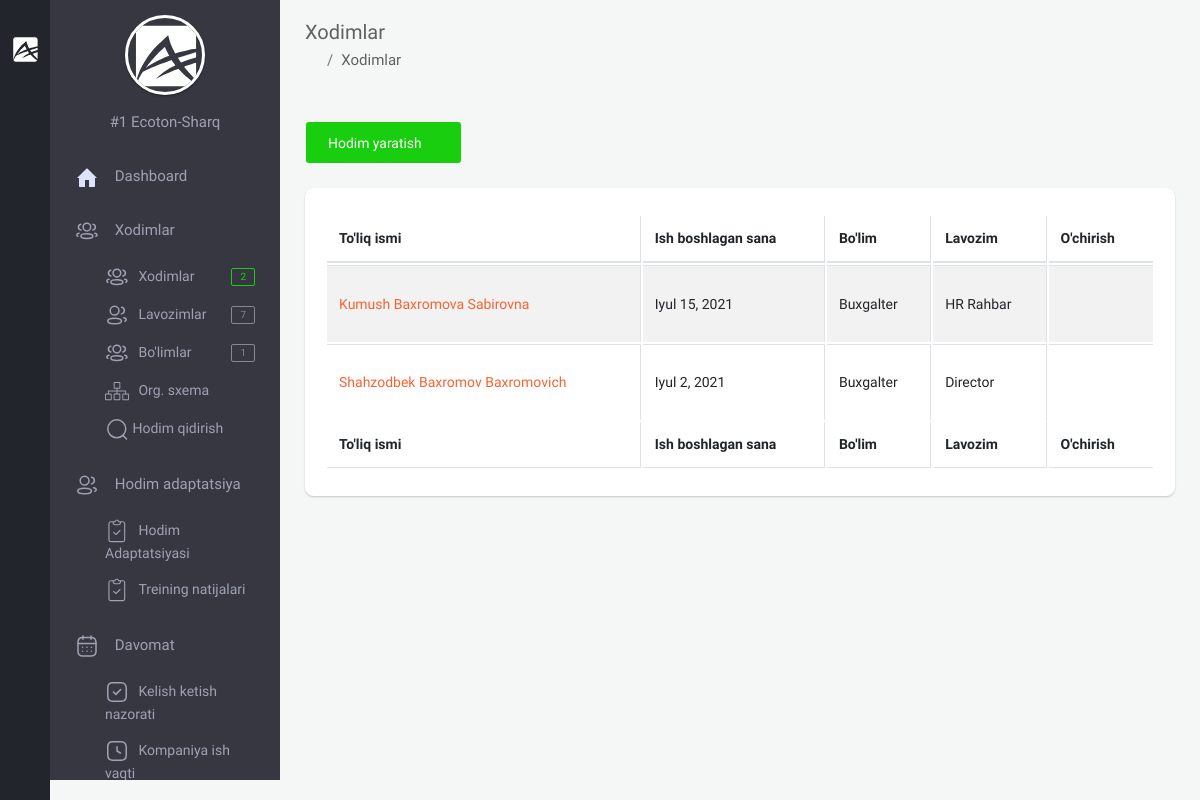
/backoffice/staff (signed in), run on an earlier commit of the app's database.
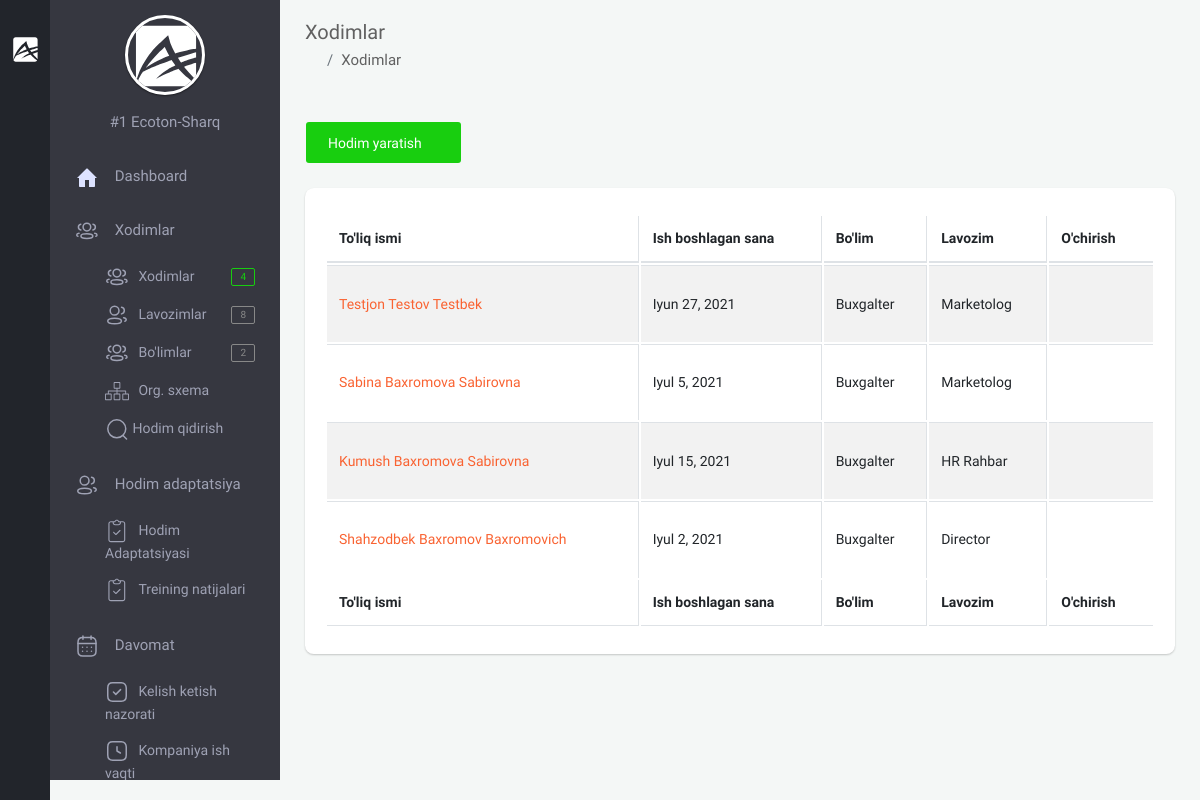
And on a later commit of the database.
### app/models.py (models this page shows, shortened)
class User(AbstractUser):
    branch = models.ForeignKey(Branch, on_delete=models.CASCADE, null=True, blank=True, verbose_name="Filial")
    company = models.ForeignKey("Company", on_delete=models.CASCADE, null=True, blank=True, verbose_name='Kompaniya')
    is_director = models.BooleanField(default=True)
    created_at = models.DateTimeField(auto_now_add=True)
    class Meta:
        verbose_name_plural = "HR"

class Company(models.Model):
    name = models.CharField(max_length=100, verbose_name="Kompaniya nomi")
    phone = models.CharField(max_length=25, null=True, blank=True, verbose_name="Kompaniya telefon raqami")
    type = models.ForeignKey(TypeCompany, on_delete=models.CASCADE, null=True, blank=True,
                             verbose_name="Kompaniya turi")
    address = models.CharField(max_length=255, null=True, blank=True, verbose_name="Kompaniya manzili")
    creator = models.CharField(max_length=255, null=True, blank=True, verbose_name="Kompaniya asoschisi")
    text = RichTextUploadingField(null=True, blank=True, verbose_name="Kompaniya haqida qisqacha ma'lumot")
    video = models.FileField(upload_to='company/video/', null=True, blank=True,
                             verbose_name="Kompaniya haqida qisqacha video")
    info = models.TextField(null=True, blank=True, verbose_name="Bot uchun qisqacha ma'lumot")
    logo = models.ImageField(upload_to='company/image/', null=True, blank=True, verbose_name="Kompaniya logotipi")
    amount_of_staff = models.IntegerField(verbose_name="Hodimlar soni", default=1)
    created_at = models.DateTimeField(auto_now_add=True)
    def __str__(self):
        return f'#{self.id}  {self.name}'
    @property
    def logo_url(self):
        if self.logo and hasattr(self.logo, 'url'):
            return self.logo.url
    class Meta:
        ordering = ['-created_at']
        verbose_name_plural = "Kompaniya ma'lumotini qo'shish"

class Staff(models.Model):
    GENDER = (
        ('male', 'Erkak'),
        ('female', 'Ayol')
    )
    company = models.ForeignKey(Company, on_delete=models.CASCADE, verbose_name="Kompaniya")
    first_name = models.CharField(null=True, blank=True, max_length=255, verbose_name="Ism")
    second_name = models.CharField(null=True, blank=True, max_length=255, verbose_name="Familiya")
    last_name = models.CharField(null=True, blank=True, max_length=255, verbose_name="Otasining ismi")
    username = models.CharField(null=True, blank=True, max_length=255, verbose_name="Username")
    birth_date = models.DateField(null=True, blank=True, verbose_name="Tug'ilgan sana")
    gender = models.CharField(choices=GENDER, max_length=10, verbose_name="Jinsi")
    password = models.CharField(null=True, blank=True, max_length=255, verbose_name="parol")
    training_url = models.UUIDField(max_length=200, unique=True, null=True, blank=True)
    tabel_number = models.PositiveIntegerField(null=True, blank=True, verbose_name="Tabel raqami")
    start_work_at = models.DateField(null=True, blank=True, verbose_name="Ish boshlagan sana")
    account_number = models.BigIntegerField(null=True, blank=True, verbose_name="Xisob raqami")
    email = models.EmailField(unique=True, verbose_name="Elektron manzil")
    mobile_phone = models.CharField(null=True, blank=True, max_length=15, verbose_name="Mobil telefon")
    home_phone = models.CharField(null=True, blank=True, max_length=15, verbose_name="Uy telefoni")
    work_phone = models.CharField(null=True, blank=True, max_length=15, verbose_name="Ish telefoni")
    address = models.CharField(null=True, blank=True, max_length=255, verbose_name="Uy manzili")
    image = models.ImageField(upload_to='company/staff/image/', null=True, blank=True, verbose_name="Xodimning rasmi")
    qr_code = models.ImageField(upload_to='company/staff/qr_code/', null=True, blank=True,
                                verbose_name="Xodimning qr code")
    department = models.ForeignKey(Department, on_delete=models.CASCADE, verbose_name="Bo'lim")
    position = models.ForeignKey(Position, on_delete=models.CASCADE, verbose_name="Lavozim")
    note = models.CharField(max_length=255, null=True, blank=True, verbose_name="Eslatma")
    created_at = models.DateTimeField(auto_now_add=True)
    class Meta:
        ordering = ['-created_at']
        verbose_name_plural = "Xodimlar"

class Department(models.Model):
    name = models.CharField(max_length=255, verbose_name="Bo'lim nomi")
    info = models.CharField(max_length=255, null=True, blank=True, verbose_name="Bo'lim haqida")
    company = models.ForeignKey(Company, on_delete=models.CASCADE, verbose_name='Kompaniya')
    created_at = models.DateTimeField(auto_now_add=True)
    def __str__(self):
        return self.name
    class Meta:
        ordering = ['-created_at']
        verbose_name_plural = "Bo'limlar"

class Position(MPTTModel):
    name = models.CharField(max_length=255, verbose_name="Lavozim nomi")
    info = models.CharField(max_length=255, null=True, blank=True, verbose_name='Lavozim haqida')
    company = models.ForeignKey(Company, on_delete=models.CASCADE, verbose_name='Kompaniya')
    parent = TreeForeignKey('self', on_delete=models.CASCADE, null=True, blank=True, related_name='children')
    created_at = models.DateTimeField(auto_now_add=True)
    def __str__(self):
        return self.name
    class MPTTMeta:
        ordering = ['-created_at']
        verbose_name_plural = "Lavozim"

### backoffice/views.py (the view)
# urls.py: path('staff', views.StaffListTemplate.as_view(), name="staff"),
class StaffListTemplate(LoginRequiredMixin, generic.ListView):
    template_name = 'backoffice/pages/staff/list.html'
    model = models.Staff
    def get_context_data(self, *, object_list=None, **kwargs):
        staff = super(StaffListTemplate, self).get_context_data(**kwargs)
        company = self.request.user.company
        staff['staffs'] = models.Staff.objects.filter(company=company).order_by('-created_at')
        return staff

### templates/backoffice/pages/staff/list.html (shortened to what this page needs)
{% extends 'backoffice/base.html' %}
{% block content %}
    <section class="content">
    <div class="container-fluid">
        <div class="block-header">
            <div class="row clearfix">
                <div class="col-lg-5 col-md-5 col-sm-12">
                    <h2>Xodimlar</h2>
                    <ul class="breadcrumb padding-0">
                        <li class="breadcrumb-item"><a href="{% url 'backoffice-main' %}"><i class="zmdi zmdi-home"></i></a></li>
                        <li class="breadcrumb-item">Xodimlar</li>
                    </ul>
                </div>
            </div>
        </div>
        <div class="row clearfix">
            <div class="col-lg-12">
                <div class="card">
                    <div class="header">
                        <a href="{% url 'staff_create' %}" class="btn btn-success">Hodim yaratish <i class="zmdi zmdi-plus"></i></a>
                    </div>
                    <div class="body">
                        <div class="table-responsive">
                            <table class="table table-bordered table-striped table-hover js-basic-example dataTable">
                                <thead>
                                   <tr>
                                        <th>To'liq ismi</th>
                                        <th>Ish boshlagan sana</th>
                                        <th>Bo'lim</th>
                                        <th>Lavozim</th>
                                        <th>O'chirish</th>
                                    </tr>
                                </thead>
                                <tfoot>
                                    <tr>
                                        <th>To'liq ismi</th>
                                        <th>Ish boshlagan sana</th>
                                        <th>Bo'lim</th>
                                        <th>Lavozim</th>
                                        <th>O'chirish</th>
                                    </tr>
                                </tfoot>
                                <tbody>
                                    {% for staff in staffs %}
                                        <tr>
                                            <td><a href="{% url 'staff-detail' staff.pk %}">{{ staff.first_name }} {{ staff.second_name }} {{ staff.last_name }}</a></td>
                                            <td>{{ staff.birth_date }}</td>
                                            <td>{{ staff.department }}</td>
                                            <td>{{ staff.position}}</td>
                                            <td>
                                                <form action="{% url 'staff_delete' pk=staff.id %}" method="POST">
                                                    <button type="submit" class="btn btn-neutral waves-effect"><i class="zmdi zmdi-delete"></i></button>
                                                </form>
                                            </td>
                                        </tr>
                                    {% endfor %}
                                </tbody>
                            </table>
                        </div>
                    </div>
                </div>
            </div>
        </div>
    </div>
</section>
{% endblock %}

### templates/backoffice/base.html (shortened to what this page needs)
{% load static %}
<!doctype html>
<html lang="en">
<head>
    {% include 'backoffice/../app/assets/links.html' %}
</head>
<body class="theme-black" style="overflow: auto">
{% if request.path == "/backoffice/login" or request.path == "/backoffice/registration" %}
{% else %}
    {% include 'backoffice/parts/minileftbar.html' %}
{% endif %}
{% block content %}{% endblock %}
</body>
</html>

### templates/app/assets/links.html
{% load static %}
<link rel="stylesheet" href="{% static 'backoffice/assets/plugins/bootstrap/css/bootstrap.min.css' %}">
<link rel="stylesheet" href="{% static 'backoffice/assets/plugins/jquery-datatable/dataTables.bootstrap4.min.css' %}">
<link  rel="stylesheet" href="{% static 'backoffice/assets/css/main.css' %}">
<link rel="stylesheet" href="{% static 'backoffice/assets/css/color_skins.css' %}">
<link rel="stylesheet" href="{% static 'backoffice/assets/plugins/multi-select/css/multi-select.css' %}">
<link rel="stylesheet" href="{% static 'backoffice/assets/plugins/bootstrap-select/css/bootstrap-select.css' %}">
<link rel="stylesheet" href="{% static 'backoffice/custom.css' %}">

### templates/backoffice/parts/minileftbar.html (shortened to what this page needs)
{% load static %}
<aside id="minileftbar" class="minileftbar">
    <ul class="menu_list">
        <li>
            <a href="javascript:void(0);" class="bars" style="display: inline;"></a>
            <a class="navbar-brand" href="{% url 'backoffice-main' %}"><img src="{% static 'backoffice/assets/images/logo.svg' %}" alt="Alpino"></a>
        </li>
        <li><a href="javascript:void(0);" class="menu-sm"><i class="zmdi zmdi-swap"></i></a></li>
        <li><a href="" title="Events"><i class="zmdi zmdi-calendar"></i></a></li>
        <li><a href="" title="Contact List"><i class="zmdi zmdi-account-box-phone"></i></a></li>
        <li><a href="javascript:void(0);" class="fullscreen" data-provide="fullscreen"><i
                class="zmdi zmdi-fullscreen"></i></a></li>
        <li class="power">
            <a href="{% url 'logout' %}" class="mega-menu"><i class="zmdi zmdi-power"></i></a>
        </li>
    </ul>
</aside>
<aside class="right_menu">
    <div id="leftsidebar" class="sidebar">
        <div class="menu">
            <ul class="list">
                <li>
                    <div class="user-info m-b-20">
                        <div class="image">
                        {% if request.user.company.logo_url %}
                            <a href="{% url 'company_update' request.user.company.id %}" class=" waves-effect waves-block"><img src="{% if request.user.company.logo_url %}{{ request.user.company.logo_url }}{% endif %}" alt="User" style="width: 100px;height: 100px;"></a>
                        {% else %}
                            <a href="{% url 'company_update' request.user.company.id %}" class=" waves-effect waves-block"><img src="{% static 'backoffice/assets/images/logo.svg' %}" alt="User"></a>
                        {% endif %}
                        </div>
                        <div class="detail">
                            <p style="color:#9FA2B4;">{{ request.user.company }}</p>
                        </div>
                    </div>
                </li>
                <li><a href="{% url 'backoffice-main' %}" class="toggled waves-effect waves-block">
                    <svg width="24" height="24" viewBox="0 0 24 24" fill="none" xmlns="http://www.w3.org/2000/svg">
                     <path d="M2 13L11.293 3.707C11.6835 3.31662 12.3165 3.31662 12.707 3.707L22 13H20V21C20 21.5523 19.5523 22 19 22H14V15H10V22H5C4.44772 22 4 21.5523 4 21V13H2Z" fill="#DDE2FF"/>
                    </svg>
                    <span>Dashboard</span>
                    </a>
                </li>
                <li><a href="javascript:void(0);" class="menu-toggle waves-effect waves-block toggled">
                    <span>Xodimlar</span></a>
                    <ul class="ml-menu" style="display: block;">
                        <li>
                                <a href="{% url 'staff' %}" class="waves-effect waves-block">
                                    <span>Xodimlar</span>
                                    <span class="badge badge-success float-right">{{ amount_staff }}</span>
                                </a>
                        </li>
                        <li>
                                <a href="{% url 'position' %}" class="waves-effect waves-block">
                                    <span>Lavozimlar</span>
                                    <span class="badge badge-default float-right">{{ position_amounts }}</span>
                                </a>
                        </li>
                        <li>
                                <a href="{% url 'department' %}" class="waves-effect waves-block">
                                    <span>Bo'limlar</span>
                                    <span class="badge badge-default float-right">{{ department_amounts }}</span>
                                </a>
                        </li>
                        <li>
                                <a href="{% url 'staff_org_system' %}" class="waves-effect waves-block">
                                    <span>Org. sxema</span>
                                </a>
                        </li>
                        <li>
                                <a href="{% url 'search_staff' %}" class="waves-effect waves-block">
                                    Hodim qidirish
                                </a>
                        </li>
                    </ul>
                </li>
                <li><a href="javascript:void(0);" class="menu-toggle waves-effect waves-block toggled">
                    <span>Hodim adaptatsiya</span></a>
                    <ul class="ml-menu" style="display: block;">
                        <li>
                            <a href="{% url 'training_info' %}" class=" waves-effect waves-block">
                                <span>Hodim Adaptatsiyasi</span>
                            </a>
                        </li>
                        <li>
                            <a href="{% url 'staff_training_answer' %}" class=" waves-effect waves-block">
                                <span>Treining natijalari</span>
                            </a>
                        </li>
                    </ul>
                </li>
                <li>
                    <a href="javascript:void(0);" class="menu-toggle waves-effect waves-block toggled">
                    <span>Davomat</span></a>
                    <ul class="ml-menu" style="display: block;">
                        <li>
                            <a href="{% url 'control_staff_flow' %}" class=" waves-effect waves-block">
                                <span>Kelish ketish nazorati</span>
                            </a>
                        </li>
                        <li>
                            <a href="{% url 'company_schedule' %}" class=" waves-effect waves-block">
                                <span>Kompaniya ish vaqti</span>
                            </a>
                        </li>
                    </ul>
                </li>
            </ul>
        </div>
    </div>
</aside>

### templates/app/assets/scripts.html (shortened to what this page needs)
{% load  static %}

What changed in the data, as far as the page shows it:
added Staff: first_name "Testjon", second_name "Testov", last_name "Testbek", birth_date "Iyun 27, 2021", department "Buxgalter", position "Marketolog"
added Staff: first_name "Sabina", second_name "Baxromova", last_name "Sabirovna", birth_date "Iyul 5, 2021", department "Buxgalter", position "Marketolog"
Also different on the page:
{{ amount_staff }}: "2" → "4"
{{ position_amounts }}: "7" → "8"
{{ department_amounts }}: "1" → "2"
